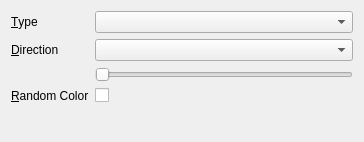
<?xml version="1.0" encoding="UTF-8"?>
<ui version="4.0">
 <class>PageLight</class>
 <widget class="QWidget" name="PageLight">
  <property name="geometry">
   <rect>
    <x>0</x>
    <y>0</y>
    <width>364</width>
    <height>142</height>
   </rect>
  </property>
  <layout class="QFormLayout" name="layout">
   <item row="1" column="0">
    <widget class="QLabel" name="labelType">
     <property name="text">
      <string>&amp;Type</string>
     </property>
     <property name="buddy">
      <cstring>cbType</cstring>
     </property>
    </widget>
   </item>
   <item row="1" column="1">
    <widget class="QComboBox" name="cbType"/>
   </item>
   <item row="2" column="0">
    <widget class="QLabel" name="labelDirection">
     <property name="text">
      <string>&amp;Direction</string>
     </property>
     <property name="buddy">
      <cstring>cbDirection</cstring>
     </property>
    </widget>
   </item>
   <item row="2" column="1">
    <widget class="QComboBox" name="cbDirection"/>
   </item>
   <item row="3" column="0">
    <widget class="QLabel" name="labelValue">
     <property name="text">
      <string/>
     </property>
     <property name="buddy">
      <cstring>sliderValue</cstring>
     </property>
    </widget>
   </item>
   <item row="3" column="1">
    <widget class="QSlider" name="sliderValue">
     <property name="minimum">
      <number>1</number>
     </property>
     <property name="maximum">
      <number>3</number>
     </property>
     <property name="pageStep">
      <number>1</number>
     </property>
     <property name="orientation">
      <enum>Qt::Horizontal</enum>
     </property>
    </widget>
   </item>
   <item row="4" column="1">
    <widget class="QCheckBox" name="checkRandomColor">
     <property name="text">
      <string/>
     </property>
    </widget>
   </item>
   <item row="4" column="0">
    <widget class="QLabel" name="labelRandomColor">
     <property name="text">
      <string>&amp;Random Color</string>
     </property>
     <property name="buddy">
      <cstring>checkRandomColor</cstring>
     </property>
    </widget>
   </item>
  </layout>
 </widget>
 <resources/>
 <connections>
  <connection>
   <sender>cbType</sender>
   <signal>currentIndexChanged(int)</signal>
   <receiver>PageLight</receiver>
   <slot>onLightTypeChanged(int)</slot>
   <hints>
    <hint type="sourcelabel">
     <x>20</x>
     <y>20</y>
    </hint>
    <hint type="destinationlabel">
     <x>20</x>
     <y>20</y>
    </hint>
   </hints>
  </connection>
  <connection>
   <sender>checkRandomColor</sender>
   <signal>toggled(bool)</signal>
   <receiver>PageLight</receiver>
   <slot>onRandomColorToggled(bool)</slot>
   <hints>
    <hint type="sourcelabel">
     <x>241</x>
     <y>113</y>
    </hint>
    <hint type="destinationlabel">
     <x>181</x>
     <y>70</y>
    </hint>
   </hints>
  </connection>
 </connections>
</ui>
